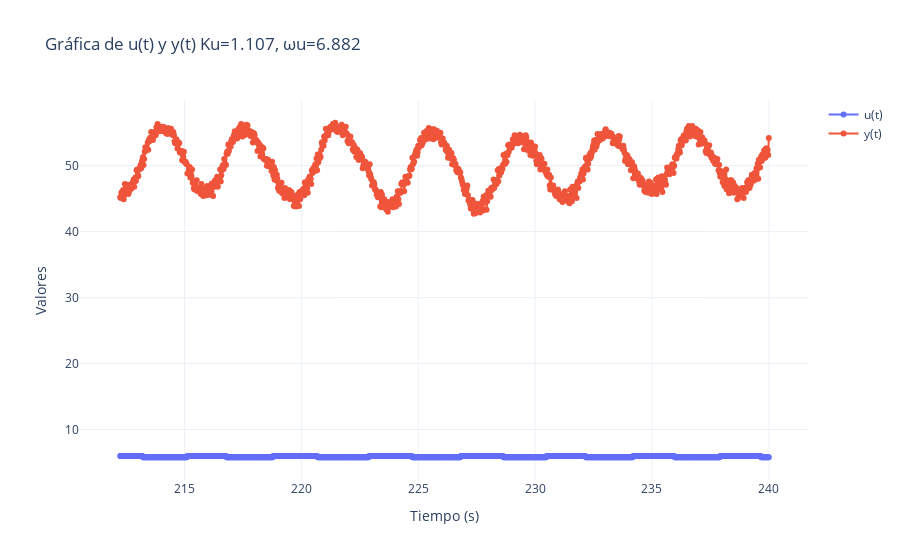

Notebook code for this chart:
### Markdown cell above
## Estimación Ku Omega
Codigo generado por ChatGPT

### Code cell
import pandas as pd
import plotly.graph_objects as go
import numpy as np

def calcular_parametros(df):
    # Medir el valor pico a pico de la salida y(t)
    ypp = df["y(t)"].max() - df["y(t)"].min()
    a = ypp / 2
    
    # Encontrar el periodo Tu de la oscilación de u(t)
    difs = np.diff(df["u(t)"].values)
    cruces = np.where(np.sign(difs[:-1]) != np.sign(difs[1:]))[0]
    if len(cruces) > 1:
        Tu = np.mean(np.diff(df["tiempo"].iloc[cruces]))
    else:
        Tu = np.nan  # No se detectaron suficientes cruces
    
    # Calcular Ku y ωu
    e = 0  # Ajuste según el sistema
    Ku = (4 / np.pi) * (df["u(t)"].max() / np.sqrt(a**2 - e**2)) if a > e else np.nan
    omega_u = (2 * np.pi) / Tu if Tu > 0 else np.nan
    
    return Ku, omega_u

def graficar_datos(archivo, n_skip):
    # Cargar datos omitiendo las primeras n filas
    df = pd.read_csv(archivo, skiprows=n_skip, sep=",", engine="python")
    
    # Nombrar columnas
    df.columns = ["tiempo", "u(t)", "y(t)"]
    
    # Calcular parámetros del sistema
    Ku, omega_u = calcular_parametros(df)
    
    # Crear gráfica con zoom habilitado
    fig = go.Figure()
    fig.add_trace(go.Scatter(x=df["tiempo"], y=df["u(t)"], mode='lines+markers', name="u(t)"))
    fig.add_trace(go.Scatter(x=df["tiempo"], y=df["y(t)"], mode='lines+markers', name="y(t)"))
    
    fig.update_layout(title=f"Gráfica de u(t) y y(t)\nKu={Ku:.3f}, ωu={omega_u:.3f}",
                      xaxis_title="Tiempo (s)",
                      yaxis_title="Valores",
                      template="plotly_white",
                      xaxis=dict(rangemode='normal'),
                      yaxis=dict(rangemode='normal'))
    
    fig.show()

# Graficar por primera vez
graficar_datos("salida.txt", n_skip=8500)

### Figure 1 — Plotly figure (JSON) as saved in the notebook; plotly's stock layout.template omitted (floating-point values rounded to 4 significant figures; data arrays with more than 128 entries replaced by an {"elided": "..."} marker saying what was removed)
{"data": [{"mode": "lines+markers", "name": "u(t)", "type": "scatter", "x": {"elided": "1111 float values"}, "y": {"elided": "1111 float values"}}, {"mode": "lines+markers", "name": "y(t)", "type": "scatter", "x": {"elided": "1111 float values"}, "y": {"elided": "1111 float values"}}], "layout": {"title": {"text": "Gráfica de u(t) y y(t)\nKu=1.107, ωu=6.882"}, "xaxis": {"rangemode": "normal", "title": {"text": "Tiempo (s)"}}, "yaxis": {"rangemode": "normal", "title": {"text": "Valores"}}}}
